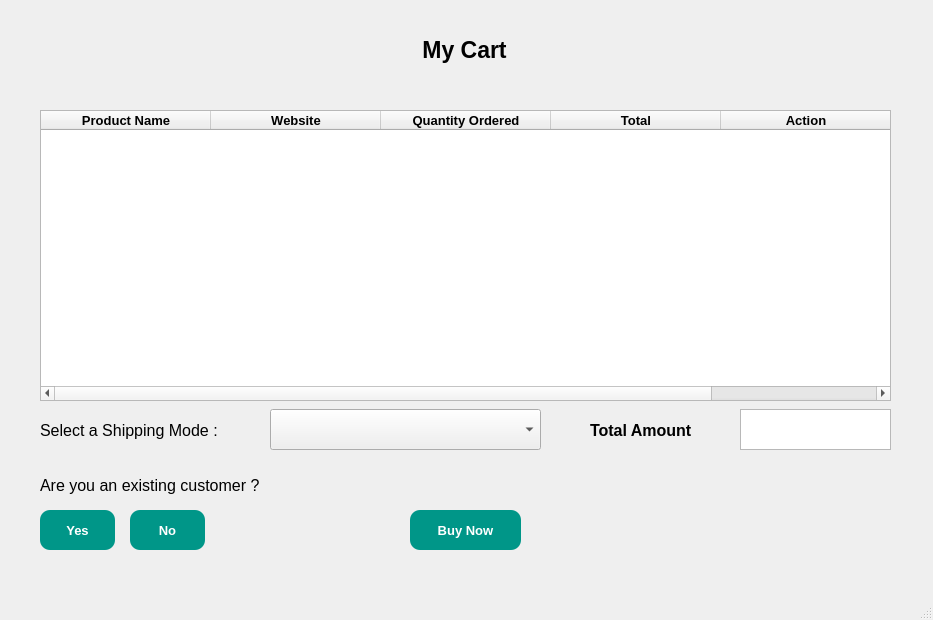
<?xml version="1.0" encoding="UTF-8"?>
<ui version="4.0">
 <class>MyCartWindow</class>
 <widget class="QMainWindow" name="MyCartWindow">
  <property name="geometry">
   <rect>
    <x>0</x>
    <y>0</y>
    <width>933</width>
    <height>620</height>
   </rect>
  </property>
  <property name="windowTitle">
   <string>My Cart</string>
  </property>
  <widget class="QWidget" name="centralwidget">
   <widget class="QTableWidget" name="tableMyCart">
    <property name="geometry">
     <rect>
      <x>40</x>
      <y>110</y>
      <width>851</width>
      <height>291</height>
     </rect>
    </property>
    <property name="editTriggers">
     <set>QAbstractItemView::NoEditTriggers</set>
    </property>
    <property name="columnCount">
     <number>5</number>
    </property>
    <attribute name="horizontalHeaderCascadingSectionResizes">
     <bool>true</bool>
    </attribute>
    <attribute name="horizontalHeaderDefaultSectionSize">
     <number>170</number>
    </attribute>
    <attribute name="horizontalHeaderHighlightSections">
     <bool>true</bool>
    </attribute>
    <attribute name="horizontalHeaderMinimumSectionSize">
     <number>60</number>
    </attribute>
    <attribute name="horizontalHeaderStretchLastSection">
     <bool>false</bool>
    </attribute>
    <column>
     <property name="text">
      <string>Product Name</string>
     </property>
     <property name="font">
      <font>
       <pointsize>10</pointsize>
       <weight>75</weight>
       <bold>true</bold>
      </font>
     </property>
    </column>
    <column>
     <property name="text">
      <string>Website</string>
     </property>
     <property name="font">
      <font>
       <pointsize>10</pointsize>
       <weight>75</weight>
       <bold>true</bold>
      </font>
     </property>
    </column>
    <column>
     <property name="text">
      <string>Quantity Ordered</string>
     </property>
     <property name="font">
      <font>
       <pointsize>10</pointsize>
       <weight>75</weight>
       <bold>true</bold>
      </font>
     </property>
    </column>
    <column>
     <property name="text">
      <string>Total</string>
     </property>
     <property name="font">
      <font>
       <pointsize>10</pointsize>
       <weight>75</weight>
       <bold>true</bold>
      </font>
     </property>
    </column>
    <column>
     <property name="text">
      <string>Action</string>
     </property>
     <property name="font">
      <font>
       <pointsize>10</pointsize>
       <weight>75</weight>
       <bold>true</bold>
      </font>
     </property>
    </column>
   </widget>
   <widget class="QLabel" name="labelShippingMode">
    <property name="geometry">
     <rect>
      <x>40</x>
      <y>410</y>
      <width>221</width>
      <height>41</height>
     </rect>
    </property>
    <property name="font">
     <font>
      <pointsize>12</pointsize>
     </font>
    </property>
    <property name="text">
     <string>Select a Shipping Mode : </string>
    </property>
   </widget>
   <widget class="QComboBox" name="comboBoxShipping">
    <property name="geometry">
     <rect>
      <x>270</x>
      <y>409</y>
      <width>271</width>
      <height>41</height>
     </rect>
    </property>
    <property name="font">
     <font>
      <pointsize>10</pointsize>
     </font>
    </property>
   </widget>
   <widget class="QTextBrowser" name="textTotalAmount">
    <property name="geometry">
     <rect>
      <x>740</x>
      <y>409</y>
      <width>151</width>
      <height>41</height>
     </rect>
    </property>
    <property name="font">
     <font>
      <pointsize>12</pointsize>
     </font>
    </property>
   </widget>
   <widget class="QLabel" name="labelTotalAmount">
    <property name="geometry">
     <rect>
      <x>590</x>
      <y>420</y>
      <width>141</width>
      <height>20</height>
     </rect>
    </property>
    <property name="font">
     <font>
      <pointsize>12</pointsize>
      <weight>75</weight>
      <bold>true</bold>
     </font>
    </property>
    <property name="text">
     <string>Total Amount</string>
    </property>
   </widget>
   <widget class="QLabel" name="labelExistingCustomer">
    <property name="geometry">
     <rect>
      <x>40</x>
      <y>470</y>
      <width>311</width>
      <height>31</height>
     </rect>
    </property>
    <property name="font">
     <font>
      <pointsize>12</pointsize>
     </font>
    </property>
    <property name="text">
     <string>Are you an existing customer ?</string>
    </property>
   </widget>
   <widget class="QPushButton" name="pushBtnExistingYes">
    <property name="geometry">
     <rect>
      <x>40</x>
      <y>510</y>
      <width>75</width>
      <height>40</height>
     </rect>
    </property>
    <property name="font">
     <font>
      <pointsize>10</pointsize>
      <weight>75</weight>
      <bold>true</bold>
     </font>
    </property>
    <property name="styleSheet">
     <string notr="true">QPushButton {
            border-radius: 10px;
            padding: 5px;
            background-color: #009688;
            color: white;
        }

QPushButton:hover {
            background-color: #008080;
        }

QPushButton:pressed {
            background-color: #006666;
        }</string>
    </property>
    <property name="text">
     <string>Yes</string>
    </property>
   </widget>
   <widget class="QPushButton" name="pushBtnExistingNo">
    <property name="geometry">
     <rect>
      <x>130</x>
      <y>510</y>
      <width>75</width>
      <height>40</height>
     </rect>
    </property>
    <property name="font">
     <font>
      <pointsize>10</pointsize>
      <weight>75</weight>
      <bold>true</bold>
     </font>
    </property>
    <property name="styleSheet">
     <string notr="true">QPushButton {
            border-radius: 10px;
            padding: 5px;
            background-color: #009688;
            color: white;
        }

QPushButton:hover {
            background-color: #008080;
        }

QPushButton:pressed {
            background-color: #006666;
        }</string>
    </property>
    <property name="text">
     <string>No</string>
    </property>
   </widget>
   <widget class="QLabel" name="labelCustomerid">
    <property name="geometry">
     <rect>
      <x>40</x>
      <y>80</y>
      <width>121</width>
      <height>16</height>
     </rect>
    </property>
    <property name="font">
     <font>
      <pointsize>11</pointsize>
      <weight>75</weight>
      <bold>true</bold>
     </font>
    </property>
    <property name="text">
     <string/>
    </property>
   </widget>
   <widget class="QLabel" name="customerIdValue">
    <property name="geometry">
     <rect>
      <x>170</x>
      <y>80</y>
      <width>151</width>
      <height>16</height>
     </rect>
    </property>
    <property name="font">
     <font>
      <pointsize>11</pointsize>
     </font>
    </property>
    <property name="text">
     <string/>
    </property>
   </widget>
   <widget class="QPushButton" name="pushBtnBuyNow">
    <property name="geometry">
     <rect>
      <x>410</x>
      <y>510</y>
      <width>111</width>
      <height>40</height>
     </rect>
    </property>
    <property name="font">
     <font>
      <pointsize>10</pointsize>
      <weight>75</weight>
      <bold>true</bold>
     </font>
    </property>
    <property name="styleSheet">
     <string notr="true">QPushButton {
            border-radius: 10px;
            padding: 5px;
            background-color: #009688;
            color: white;
        }

QPushButton:hover {
            background-color: #008080;
        }

QPushButton:pressed {
            background-color: #006666;
        }</string>
    </property>
    <property name="text">
     <string>Buy Now</string>
    </property>
   </widget>
   <widget class="QWidget" name="horizontalLayoutWidget">
    <property name="geometry">
     <rect>
      <x>39</x>
      <y>10</y>
      <width>851</width>
      <height>80</height>
     </rect>
    </property>
    <layout class="QHBoxLayout" name="horizontalLayout">
     <item>
      <widget class="QLabel" name="label">
       <property name="font">
        <font>
         <pointsize>17</pointsize>
         <weight>75</weight>
         <bold>true</bold>
        </font>
       </property>
       <property name="text">
        <string>My Cart</string>
       </property>
       <property name="alignment">
        <set>Qt::AlignCenter</set>
       </property>
      </widget>
     </item>
    </layout>
   </widget>
  </widget>
  <widget class="QMenuBar" name="menubar">
   <property name="geometry">
    <rect>
     <x>0</x>
     <y>0</y>
     <width>933</width>
     <height>26</height>
    </rect>
   </property>
  </widget>
  <widget class="QStatusBar" name="statusbar"/>
 </widget>
 <resources/>
 <connections/>
</ui>
